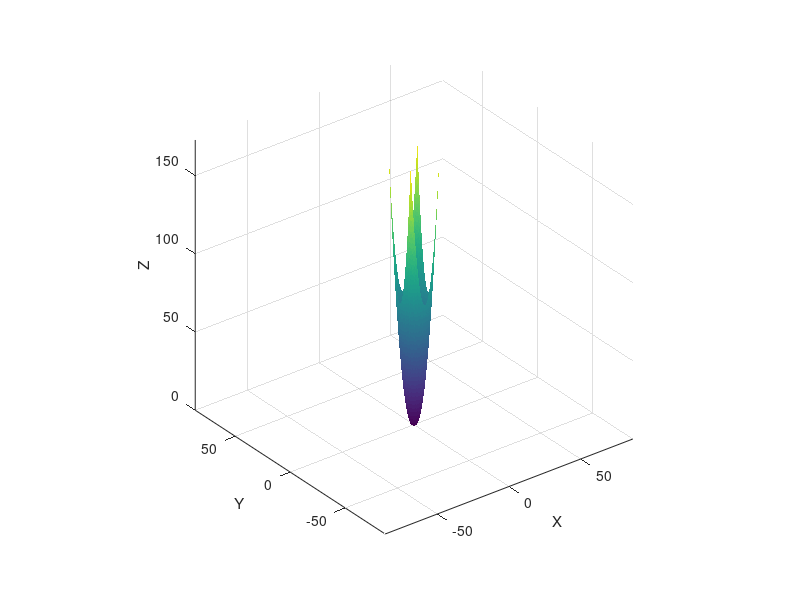

Write MATLAB code to recreate this figure.

x = -10:0.1:10;
y = x;
[X,Y] = meshgrid(x);

% QuadraticFunc = ;
figure(randi(1000));
% F = exp(-(sqrt(X .^4  +(Y/ 10).^4)));
% surf(X,Y,F, 'EdgeColor','none');
% axis on;
% axis equal;
% xlabel('X')
% ylabel('Y')
% zlabel('Z')

F = (1- sqrt((X) .^ 2 + (Y) .^2)).^2;
surf(X,Y,F, 'EdgeColor','none');
axis on;
axis equal;
xlabel('X')
ylabel('Y')
zlabel('Z')
